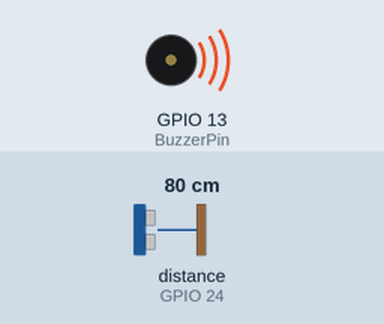
The program below on a simulated Raspberry Pi (BCM pin numbers). On the bench: buzzer (waves = sounding). Inputs (shaded band) come from the test bench; at power-on: distance to the obstacle (sensor on GPIO 24) 80 cm. The echo pulse lasts 58.3 µs per cm; the clock reads 2024-03-15 10:24:30 at power-on unless the program sets it; what the program prints to the terminal is not drawn.

Above: at 0.1 s.
Timing chart, 0 to 1.6 s (numbered marks = the images above):
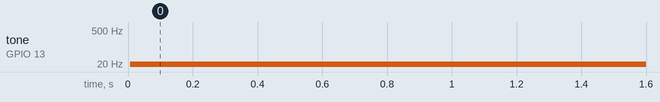

Measured:
- by itself, tone on GPIO 13 (BuzzerPin): silent → 6 Hz at 0.01 s

The program:

raspiPWM.py
```python
#Libraries
import RPi.GPIO as GPIO
import time


#GPIO Mode (BOARD / BCM)
GPIO.setmode(GPIO.BCM)

#set GPIO Pins
GPIO_TRIGGER = 23
GPIO_ECHO = 24
BuzzerPin = 13

#set GPIO direction (IN / OUT)
GPIO.setup(GPIO_TRIGGER, GPIO.OUT)
GPIO.setup(GPIO_ECHO, GPIO.IN)
GPIO.setup(BuzzerPin, GPIO.OUT)


#PWM setup
GPIO.output(BuzzerPin, True)
buzzer = GPIO.PWM(BuzzerPin, 0.25)
buzzer.start(1)
print("PWM setup...")

# This function uses distance to alter the frequency of our buzzer using PWM #
def setfrequency(distmeasure):
    if distmeasure < 500 and distmeasure > 400:
        return 2
    if distmeasure < 400 and distmeasure > 300:
        return 3
    if distmeasure < 300 and distmeasure > 200:
        return 4
    if distmeasure < 200 and distmeasure > 100:
        return 5
    if distmeasure < 100:
        return 6
    if distmeasure > 500:
        return 0.25
    else:
        return 0.25


 # This function converts our echo and trigger GPIO inputs to a distance #
def distance():
    print("Measuring distance...")
    # set Trigger to HIGH
    GPIO.output(GPIO_TRIGGER, True)

    # set Trigger after 0.01ms to LOW
    time.sleep(0.00001)
    GPIO.output(GPIO_TRIGGER, False)

    StartTime = time.time()
    StopTime = time.time()

    # save StartTime
    while GPIO.input(GPIO_ECHO) == 0:
        StartTime = time.time()

    # save time of arrival
    while GPIO.input(GPIO_ECHO) == 1:
        StopTime = time.time()

    # time difference between start and arrival
    TimeElapsed = StopTime - StartTime
    # multiply with the sonic speed (34300 cm/s)
    # and divide by 2, because there and back
    distance = (TimeElapsed * 34300) / 2
    print("Complete")
    return distance


if __name__ == '__main__':
    print("Running...")
    try:
        while True:
            dist = distance()
            print ("Measured Distance = %.1f cm" % dist)
            freq = setfrequency(dist)
            buzzer.ChangeFrequency(freq)
            time.sleep(1)


        # Reset by pressing CTRL + C
    except KeyboardInterrupt:
        print("Measurement stopped by User")
        GPIO.cleanup()
        buzzer.stop()
```
